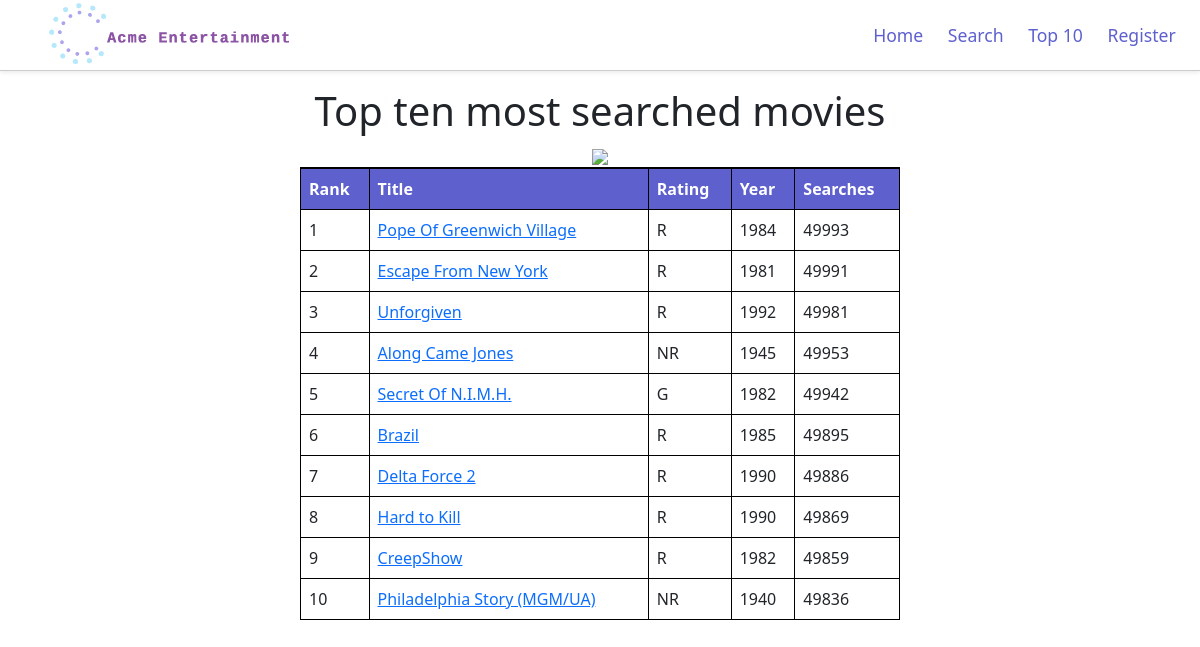
The app's page /web_files/top_ten.php with its own data.
### tables this page shows
CREATE TABLE `dvd` (
  `id` int(11) NOT NULL,
  `title` varchar(100) NOT NULL,
  `studio` varchar(24) DEFAULT NULL,
  `status` varchar(16) DEFAULT NULL,
  `sound` varchar(16) DEFAULT NULL,
  `versions` varchar(24) DEFAULT NULL,
  `recommended_retail_price` varchar(8) DEFAULT NULL,
  `rating` varchar(8) DEFAULT NULL,
  `movie_year` varchar(4) DEFAULT NULL,
  `genre` varchar(16) DEFAULT NULL,
  `aspect` varchar(8) DEFAULT NULL,
  `search_count` int(6) DEFAULT NULL,
  `number_of_star_ratings` int(9) NOT NULL DEFAULT 0,
  `total_stars` int(10) NOT NULL DEFAULT 0
);

### web_files/top_ten_script.php (the view, shortened to what this page needs)
<?php
require "connection_script.php";
$stmt = $conn->prepare(
    '
SELECT
    id, title, rating, movie_year, search_count
FROM
    `dvd`
WHERE
    1
ORDER BY search_count DESC
LIMIT 10;
    '
);
$stmt->execute();
$rank = 1;
    echo "
        <tr>
            <th>Rank</th>
            <th>Title</th>
            <th>Rating</th>
            <th>Year</th>
            <th class='large-only'>Searches</th>
        </tr>";
foreach ($stmt->fetchAll(PDO::FETCH_ASSOC) as $row) {
    $id = $row["id"];
    $title = htmlspecialchars($row["title"]);
    $rating = $row["rating"];
    $movie_year = $row["movie_year"];
    $search_count = $row["search_count"];
    echo "
        <tr>
            <td>$rank</td>
            <td><a href='movie_details.php?id=$id'>$title</a></td>
            <td>$rating</td>
            <td>$movie_year</td>
            <td class='large-only'>$search_count</td>
        </tr>
    ";
    $rank++;
}
?>

### web_files/style.css (style rules this page uses)
body { background-color: rgb(255, 255, 255); }
th { border: 2px solid black; border-collapse: collapse; border-left: 1px solid black; border-right: 1px solid black; background-color: #5E60CE !important; color:#FFFFFF; }
td { border: 1px solid black; border-collapse: collapse; padding: 4px; }
td a { display: block; }

### records on screen
dvd: title "Pope Of Greenwich Village", rating "R", movie_year "1984", search_count "49993"
dvd: title "Escape From New York", rating "R", movie_year "1981", search_count "49991"
dvd: title "Unforgiven", rating "R", movie_year "1992", search_count "49981"
dvd: title "Along Came Jones", rating "NR", movie_year "1945", search_count "49953"
dvd: title "Secret Of N.I.M.H.", rating "G", movie_year "1982", search_count "49942"
dvd: title "Brazil", rating "R", movie_year "1985", search_count "49895"
dvd: title "Delta Force 2", rating "R", movie_year "1990", search_count "49886"
dvd: title "Hard to Kill", rating "R", movie_year "1990", search_count "49869"
dvd: title "CreepShow", rating "R", movie_year "1982", search_count "49859"
dvd: title "Philadelphia Story (MGM/UA)", rating "NR", movie_year "1940", search_count "49836"
